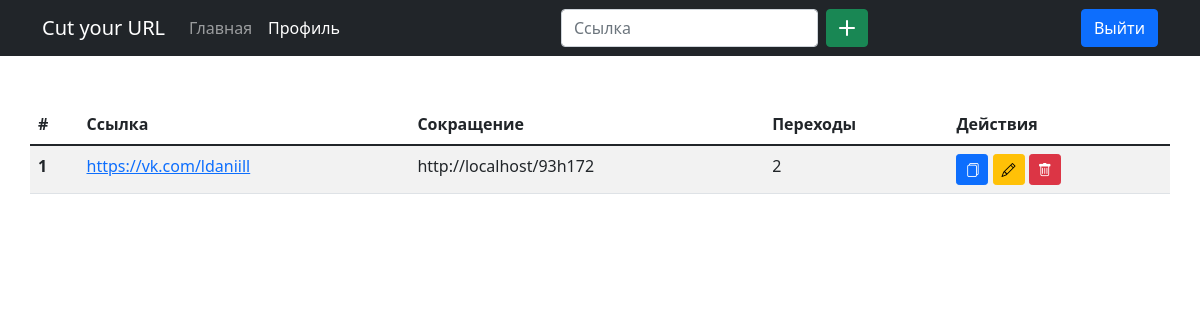
Page /profile.php (signed in) on the committed database.
### tables this page shows
CREATE TABLE `links` (
  `id` int(11) NOT NULL,
  `user_id` int(11) NOT NULL,
  `long_link` varchar(250) DEFAULT NULL,
  `short_link` varchar(20) DEFAULT NULL,
  `views` int(11) NOT NULL DEFAULT '0'
);

### includes/functions.php (called while the page is built, shortened)
<?php
function get_url($page = '') {
    return HOST . "/" . $page;
}
function db() {
    try {
        return new PDO("mysql:host=" . DB_HOST . "; dbname=" . DB_NAME . "; charset=utf8", DB_USER, DB_PASS, [
		PDO::ATTR_EMULATE_PREPARES => false,
		PDO::ATTR_ERRMODE => PDO::ERRMODE_EXCEPTION,
		PDO::ATTR_DEFAULT_FETCH_MODE => PDO::FETCH_ASSOC
	]);
    } catch (PDOException $e) {
        die($e->getMesage());
    }
}
function db_query($sql = '', $exec = false) {
	return db()->query($sql);
}
function get_links_count_for_user($user_id) {
    return db_query("SELECT COUNT(`id`) FROM `links` WHERE `user_id`='$user_id'")->fetchColumn();
}
function get_user_links($user_id) {
    return db_query("SELECT * FROM `links` WHERE `user_id` = $user_id;")->fetchAll();
}

### profile.php (the view, shortened to what this page needs)
<?php
	include_once "includes/header_profile.php";
	$links = get_user_links($_SESSION['user']['id']);
?>
	<main class="container">
		<div class="row mt-5">
			<?php if (get_links_count_for_user($_SESSION['user']['id'])) { ?>
			<table class="table table-striped">
				<thead>
					<tr>
						<th scope="col">#</th>
						<th scope="col">Ссылка</th>
						<th scope="col">Сокращение</th>
						<th scope="col">Переходы</th>
						<th scope="col">Действия</th>
					</tr>
				</thead>
				<tbody>
					<?php foreach($links as $key => $link) { ?>
						<tr>
							<th scope="row"><?php echo $key + 1; ?></th>
							<td><a href="<?php echo $link['long_link']; ?>" target="_blank"><?php echo $link['long_link']; ?></a></td>
							<td class="short-link"><?php echo get_url($link['short_link']); ?></td>
							<td><?php echo $link['views']; ?></td>
							<td>
								<a href="#" class="btn btn-primary btn-sm copy-btn" title="Скопировать в буфер" data-clipboard-text="<?php echo get_url($link['short_link']); ?>"><i class="bi bi-files"></i></a>
								<a href="<?php echo get_url('includes/edit.php?user_id=' . $link['user_id']. '&id=' . $link['id']); ?>" class="btn btn-warning btn-sm" title="Редактировать"><i class="bi bi-pencil"></i></a>
								<a href="<?php echo get_url('includes/delete.php?user_id=' . $link['user_id']. '&id=' . $link['id']); ?>" class="btn btn-danger btn-sm" title="Удалить"><i class="bi bi-trash"></i></a>
							</td>
						</tr>
				<?php } } else { ?>
						<div class="col">
							<h2 class="text-center"> На данный момент у Вас нет ссылок! </h2>
						</div>
				<?php } ?>
				</tbody>
			</table>
		</div>
	</main>
<?php include_once "includes/footer_profile.php"; ?>

### rows in the picture
links: long_link "https://vk.com/ldaniill", short_link "http://localhost/93h172", views "2"

### other values in the picture
SITE_NAME "Cut your URL"
